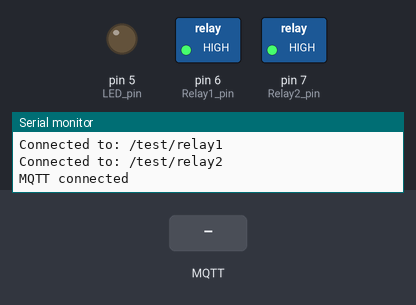
This sketch was run on a simulated Arduino Uno, built with avr-gcc and run on an emulated ATmega328P. Shown: switched loads named in the sketch (green lamp = pin HIGH), output pins drawn as LEDs (lit = HIGH), the last lines printed to the serial monitor. The inputs (shaded band) are chosen by the test bench. WiFi joins after 1.5 s; servers stay silent unless stated; no MQTT or app messages arrive unless stated.

Above: at 1.2 s.
1.3 s: MQTT message "5" arrives on the first subscribed topic
At 1.9 s:
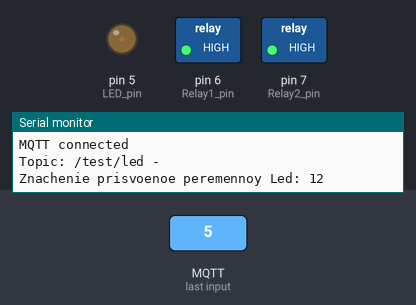
2.8 s: MQTT message "/test/led" arrives on the second subscribed topic
At 3.1 s:
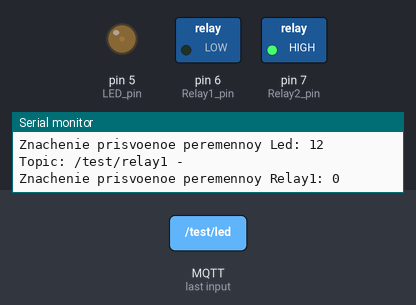
4.3 s: MQTT message "/test/led" arrives on the first subscribed topic
At 5.4 s:
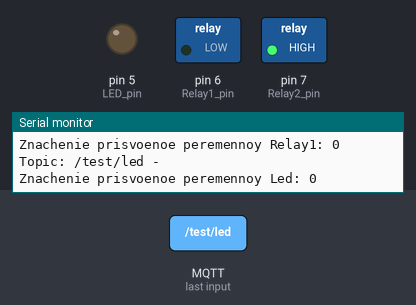
5.8 s: MQTT message "/test/led" arrives on the third subscribed topic
At 6.6 s:
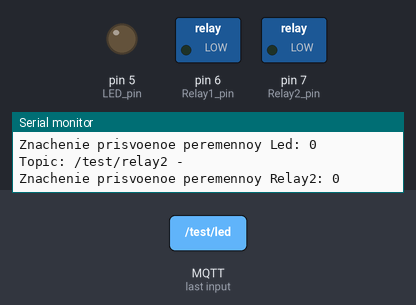
7.3 s: MQTT message "1" arrives on the first subscribed topic
At 7.7 s:
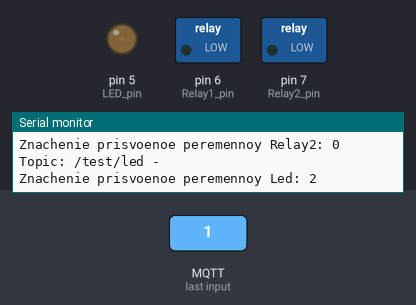
8.8 s: MQTT message "5" arrives on the second subscribed topic
At 10.1 s:
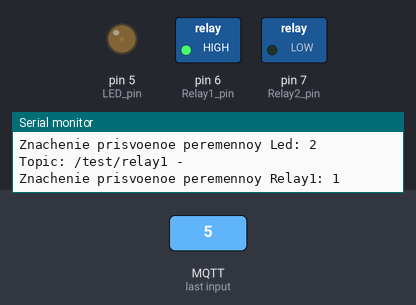
Timing chart, 0 to 11.3 s (numbered marks = the images above; inputs shaded):
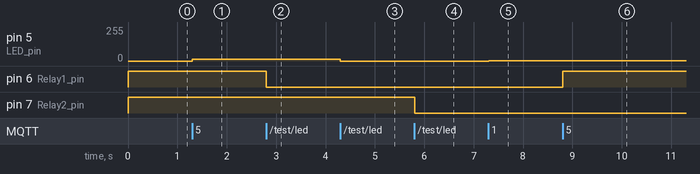

The sketch:

sketch_smart_house.ino
```cpp
#include <PubSubClient.h>
#include <SPI.h>
#include <Ethernet.h>


// -------------------------------------- BEGIN - Пины Arduino ----------------------------------------------
#define LED_pin 5                         //Пин 5 для светодиодов
#define Relay1_pin 6                      //Пин 6 для реле 1
#define Relay2_pin 7                      //Пин 7 для реле 2
// -------------------------------------- END - Пины Arduino ------------------------------------------------


// -------------------------------------- BEGIN - Глобальные переменные -------------------------------------
int Led = 0;                              //Переменная для хранения состояния светодиода
boolean Relay1 = HIGH;                    //Переменная для хранения состояния Реле 1
boolean Relay2 = HIGH;                    //Переменная для хранения состояния Реле 2
// -------------------------------------- END - Глобальные переменные ---------------------------------------


// -------------------------------------- BEGIN - Установка параметров сети ---------------------------------
void callback(char* topic, byte* payload, unsigned int length);
// Установить MAC адресс для этой Arduino (должен быть уникальным в вашей сети)
byte mac[] = { 0x90, 0xB2, 0xFA, 0x0D, 0x4E, 0x49 };

// Утановить IP адресс для этой Arduino (должен быть уникальным в вашей сети)
IPAddress ip(192, 168, 0, 213);

// Уставновить IP адресс MQTT брокера
byte server[] = { 192, 168, 100, 42 };

// Уставновить Логин и Пароль для подключения к MQTT брокеру
const char* mqtt_username = "IvanTkachev";
const char* mqtt_password = "Bvr25df52";

EthernetClient ethClient;
PubSubClient client(server, 1883, callback, ethClient);
// --------------------------------------- END - Установка параметров сети ----------------------------------


// --------------------------------------- BEGIN - Подключение и подписка на MQTT broker ----------------------------------
boolean reconnect() {
  //Serial.println("reconnect...");
  if (client.connect("Arduino_test", mqtt_username, mqtt_password)) {
    client.subscribe("/test/led"); Serial.println("Connected to: /test/led");
    client.subscribe("/test/relay1"); Serial.println("Connected to: /test/relay1");
    client.subscribe("/test/relay2"); Serial.println("Connected to: /test/relay2");
    Serial.println("MQTT connected");
  }
  return client.connected();
}
// --------------------------------------- END - Подключение и подписка на MQTT broker ----------------------------------

// --------------------------------------- BEGIN - void setup() -------------------------------------------
void setup()
{
  digitalWrite(Relay1_pin, HIGH); // Решение проблемы с LOW статусом пинов при загрузке ардуино
  digitalWrite(Relay2_pin, HIGH); // Решение проблемы с LOW статусом пинов при загрузке ардуино
  pinMode(LED_pin, OUTPUT);
  pinMode(Relay1_pin, OUTPUT);
  pinMode(Relay2_pin, OUTPUT);

  Serial.begin(9600); // Open serial communications

  // Start with a hard-coded address:
  Ethernet.begin(mac, ip);

  Serial.print("My ip address: ");
  Serial.println(Ethernet.localIP());

  reconnect(); // Подключение к брокеру, подписка на прописанные выше темы

}
// --------------------------------------- END - void setup() ---------------------------------------------


// --------------------------------------- BEGIN - void loop() --------------------------------------------
void loop() {

client.loop();
}
// --------------------------------------- END - void loop() ----------------------------------------------


// --------------------------------------- BEGIN - void callback ------------------------------------------
// Чтение данных из MQTT брокера
void callback(char* topic, byte* payload, unsigned int length) {
  // проверка новых сообщений в подписках у брокера
    payload[length] = '\0';
    Serial.print("Topic: ");
    Serial.print(String(topic));
    Serial.println(" - ");

  if (String(topic) == "/test/led") {
    String value = String((char*)payload);
    Led = value.substring(0, value.indexOf(';')).toInt();
    Led = map(Led, 0, 100, 0, 255);
    analogWrite(LED_pin, Led);
    Serial.print("Znachenie prisvoenoe peremennoy Led: ");
    Serial.println(Led);
  }

  if (String(topic) == "/test/relay1") {
    String value = String((char*)payload);
    Relay1 = value.substring(0, value.indexOf(';')).toInt();
    Serial.print("Znachenie prisvoenoe peremennoy Relay1: ");
    Serial.println(Relay1);
    digitalWrite(Relay1_pin, Relay1);
  }

  if (String(topic) == "/test/relay2") {
    String value = String((char*)payload);
    Relay2 = value.substring(0, value.indexOf(';')).toInt();
    Serial.print("Znachenie prisvoenoe peremennoy Relay2: ");
    Serial.println(Relay2);
    digitalWrite(Relay2_pin, Relay2);
  }

}
// ---------------------------------------- END - void callback -------------------------------------------
```

Measured:
- after the input at 1.3 s, pin 5 (LED_pin): 0/255 → 12/255 at once
- after the input at 2.8 s, pin 6 (Relay1_pin): HIGH → LOW at once
- after the input at 4.3 s, pin 5 (LED_pin): 12/255 → 0/255 at once
- after the input at 5.8 s, pin 7 (Relay2_pin): HIGH → LOW at once
- after the input at 7.3 s, pin 5 (LED_pin): 0/255 → 2/255 at once
- after the input at 8.8 s, pin 6 (Relay1_pin): LOW → HIGH at once
